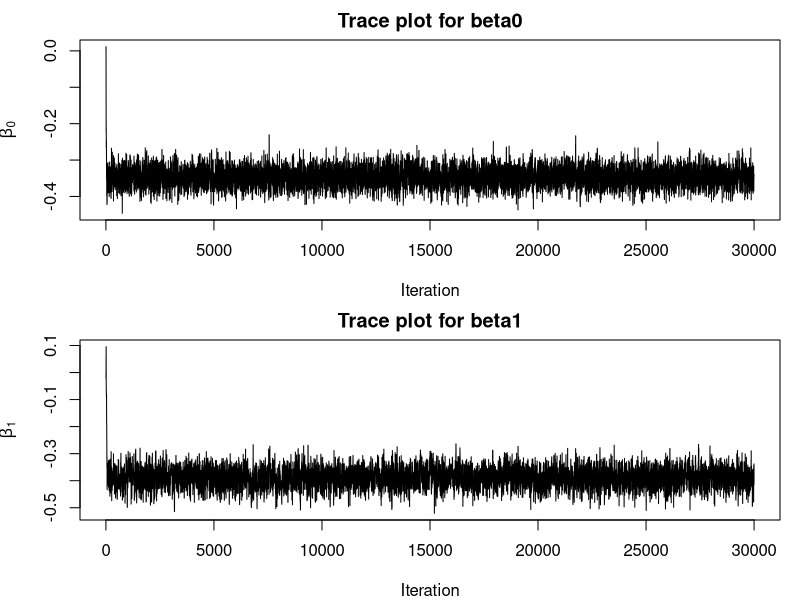
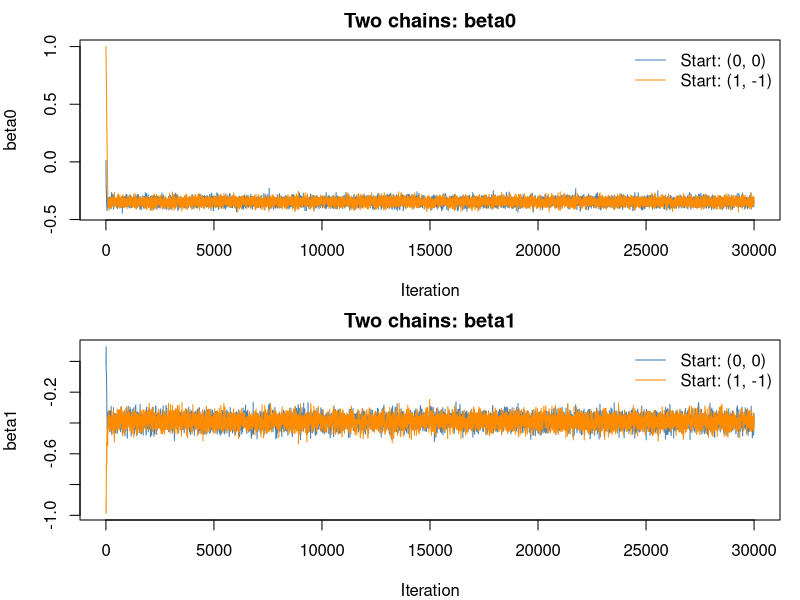
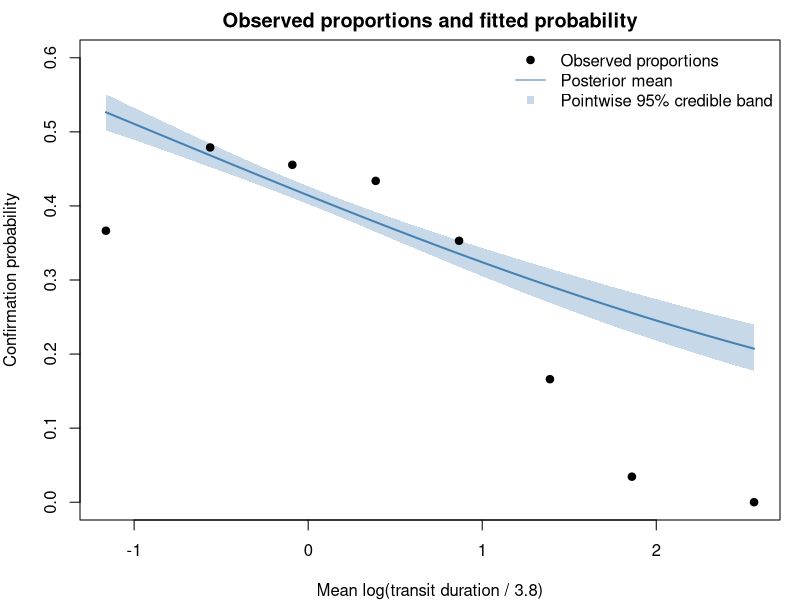

The R source for these figures, in order:
## ---- chunk 1
knitr::opts_chunk$set(
  echo = TRUE,
  warning = FALSE,
  message = FALSE,
  fig.width = 7,
  fig.height = 5
)
## ---- chunk 2
x <- c(-1.162, -0.563, -0.091, 0.388,
       0.867, 1.389, 1.860, 2.562)
n <- c(603, 1330, 2011, 1556, 646, 289, 145, 61)
z <- c(221, 637, 916, 675, 228, 48, 5, 0)

log_post <- function(beta, x, n, z) {
  p <- plogis(beta[1] + beta[2] * x)
  sum(dbinom(z, size = n, prob = p, log = TRUE)) +
    sum(dnorm(beta, mean = 0, sd = 2.5, log = TRUE))
}

checks <- data.frame(
  beta0 = c(0, -0.35, 5),
  beta1 = c(0, -0.37, 5)
)

checks$log_posterior <- apply(
  checks[, c("beta0", "beta1")],
  1,
  log_post,
  x = x,
  n = n,
  z = z
)

knitr::kable(checks, digits = 4)
## ---- chunk 3
rw_metropolis <- function(x, n, z, iterations = 30000,
                          prop.sd = 0.04,
                          start = c(0, 0)) {
  beta.current <- start
  log.current <- log_post(beta.current, x, n, z)

  draws <- matrix(
    NA_real_,
    nrow = iterations,
    ncol = 2,
    dimnames = list(NULL, c("beta0", "beta1"))
  )

  accepted <- 0L

  for (t in seq_len(iterations)) {
    beta.proposed <- beta.current + rnorm(2, 0, prop.sd)
    log.proposed <- log_post(beta.proposed, x, n, z)
    log.alpha <- log.proposed - log.current

    if (log(runif(1)) < min(0, log.alpha)) {
      beta.current <- beta.proposed
      log.current <- log.proposed
      accepted <- accepted + 1L
    }

    draws[t, ] <- beta.current
  }

  list(
    draws = draws,
    acceptance_rate = accepted / iterations
  )
}

set.seed(402)

prop.sd <- 0.04

run1 <- rw_metropolis(
  x, n, z,
  iterations = 30000,
  prop.sd = prop.sd,
  start = c(0, 0)
)

run1$acceptance_rate

par(mfrow = c(2, 1), mar = c(4, 4, 2, 1))

plot(
  run1$draws[, "beta0"],
  type = "l",
  xlab = "Iteration",
  ylab = expression(beta[0]),
  main = "Trace plot for beta0"
)

plot(
  run1$draws[, "beta1"],
  type = "l",
  xlab = "Iteration",
  ylab = expression(beta[1]),
  main = "Trace plot for beta1"
)

par(mfrow = c(1, 1))
## ---- chunk 4
run2 <- rw_metropolis(
  x, n, z,
  iterations = 30000,
  prop.sd = prop.sd,
  start = c(1, -1)
)

run2$acceptance_rate

par(mfrow = c(2, 1), mar = c(4, 4, 2, 1))

for (k in 1:2) {
  matplot(
    cbind(run1$draws[, k], run2$draws[, k]),
    type = "l",
    lty = 1,
    col = c("steelblue", "darkorange"),
    xlab = "Iteration",
    ylab = colnames(run1$draws)[k],
    main = paste("Two chains:", colnames(run1$draws)[k])
  )

  legend(
    "topright",
    legend = c("Start: (0, 0)", "Start: (1, -1)"),
    col = c("steelblue", "darkorange"),
    lty = 1,
    bty = "n"
  )
}

par(mfrow = c(1, 1))
## ---- chunk 5
warmup <- 1000

retained <- run1$draws[
  seq.int(warmup + 1, nrow(run1$draws)),
  ,
  drop = FALSE
]

nrow(retained)
## ---- chunk 6
coefficient_summary <- data.frame(
  coefficient = colnames(retained),
  posterior_mean = colMeans(retained),
  lower_95 = apply(retained, 2, quantile, probs = 0.025),
  upper_95 = apply(retained, 2, quantile, probs = 0.975),
  row.names = NULL
)

knitr::kable(coefficient_summary, digits = 4)

prob_negative <- mean(retained[, "beta1"] < 0)

prob_negative
## ---- chunk 7
x_grid <- seq(min(x), max(x), length.out = 200)

p_grid <- plogis(
  outer(retained[, "beta0"], rep(1, length(x_grid))) +
    outer(retained[, "beta1"], x_grid)
)

p_mean <- colMeans(p_grid)
p_lower <- apply(p_grid, 2, quantile, probs = 0.025)
p_upper <- apply(p_grid, 2, quantile, probs = 0.975)

plot(
  x,
  z / n,
  type = "n",
  ylim = c(0, 0.6),
  xlab = "Mean log(transit duration / 3.8)",
  ylab = "Confirmation probability",
  main = "Observed proportions and fitted probability"
)

polygon(
  c(x_grid, rev(x_grid)),
  c(p_lower, rev(p_upper)),
  col = adjustcolor("steelblue", alpha.f = 0.3),
  border = NA
)

lines(x_grid, p_mean, col = "steelblue", lwd = 2)
points(x, z / n, pch = 19)

legend(
  "topright",
  legend = c(
    "Observed proportions",
    "Posterior mean",
    "Pointwise 95% credible band"
  ),
  pch = c(19, NA, 15),
  lty = c(NA, 1, NA),
  col = c(
    "black",
    "steelblue",
    adjustcolor("steelblue", alpha.f = 0.3)
  ),
  bty = "n"
)
## ---- chunk 8
x_star <- log(5 / 3.8)

p_star <- plogis(
  retained[, "beta0"] +
    retained[, "beta1"] * x_star
)

prediction_summary <- data.frame(
  posterior_mean = mean(p_star),
  lower_95 = unname(quantile(p_star, 0.025)),
  upper_95 = unname(quantile(p_star, 0.975))
)

knitr::kable(prediction_summary, digits = 4)
